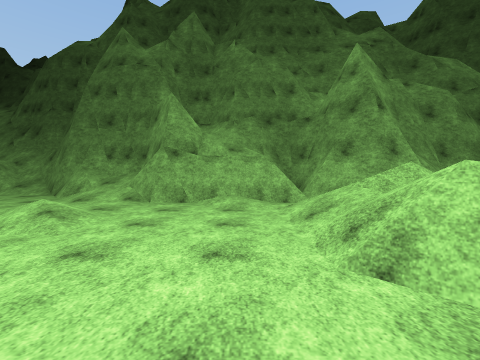
view 1 (above)

14 first-person views from a walk through a scene from a Unity 3-D project. The camera is 1.5 m above the floor, tilts 2° down and sees 90° across. The floor is counted in squares, 2 m on a side. Each view is taken from the middle of a square. On the plan, view 1 faces up. The plan holds only what a view shows up to about 9 squares ahead; the rest is blank. The place goes on beyond the plan. Surface patterns are stand-ins for the level's own textures.

view 2
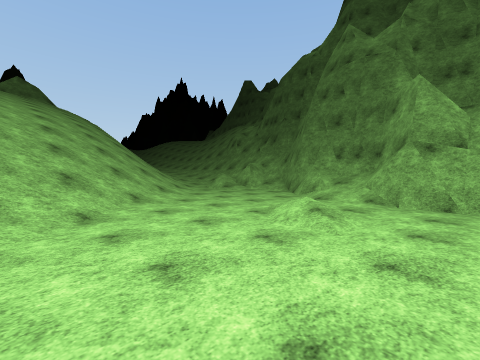

view 3
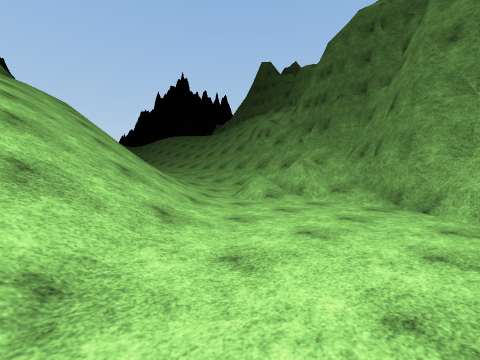

view 4
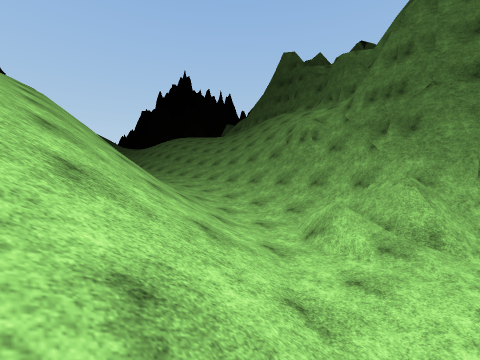

view 5
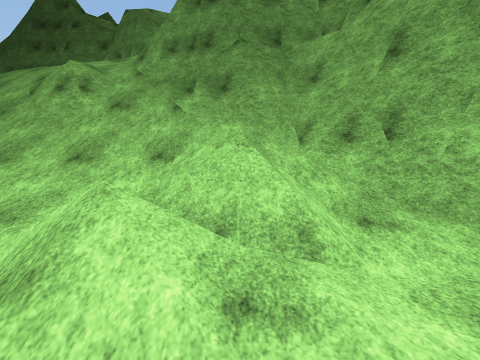

view 6
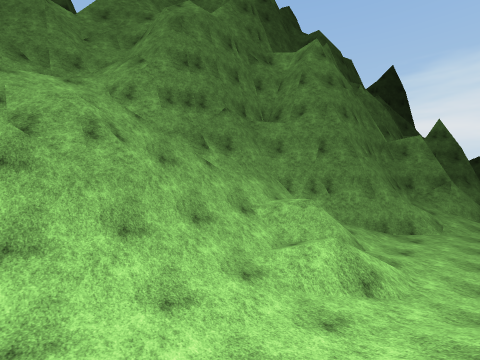

view 7
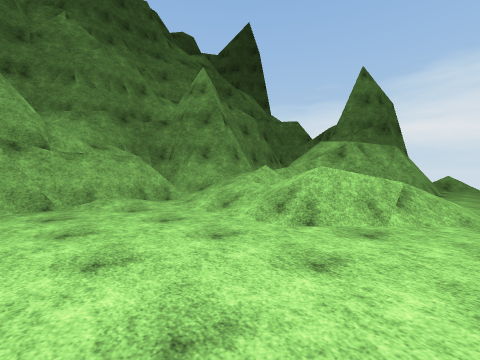

view 8
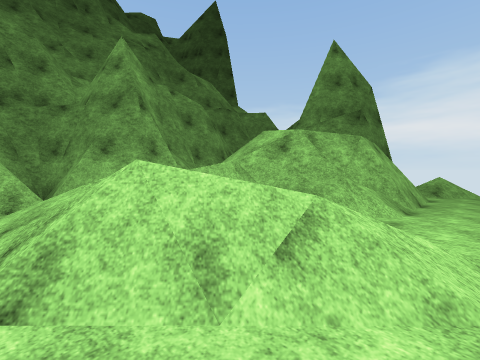

view 9
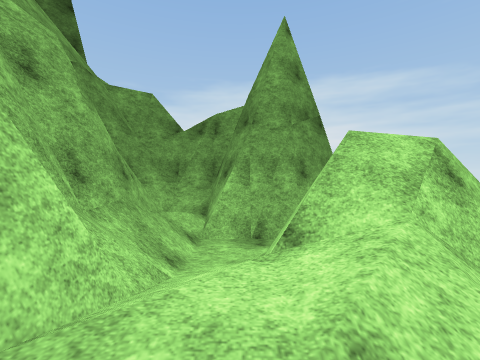

view 10
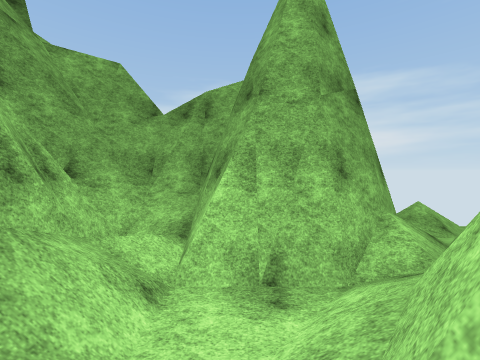

view 11
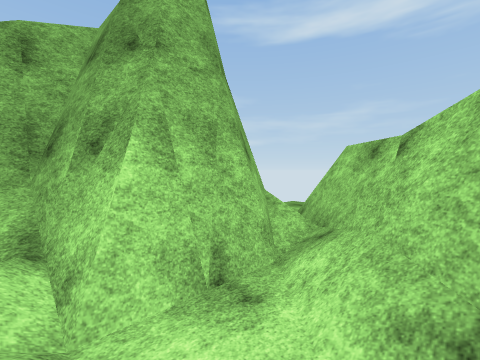

view 12
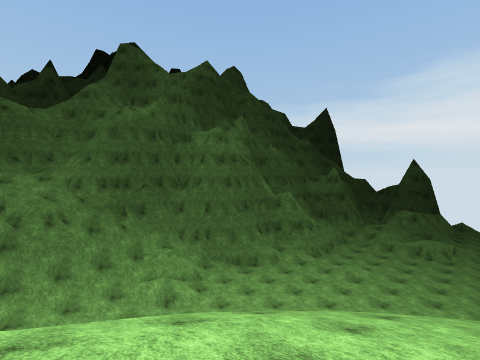

view 13
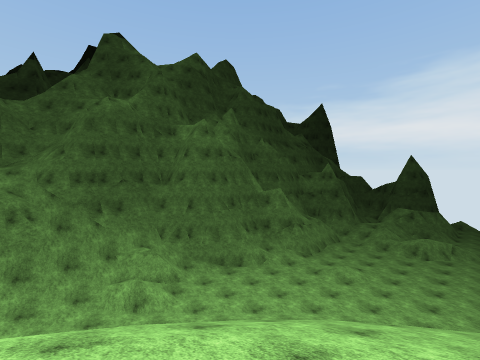

view 14
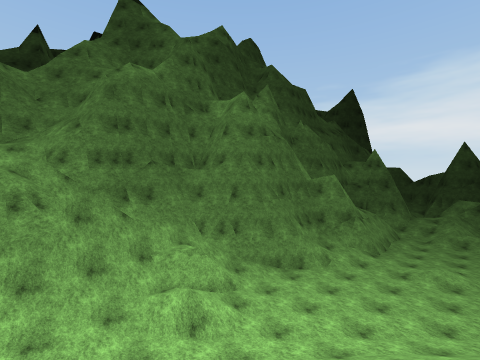

### Floor plan
Key: @ floor where view 1 was taken; # wall or solid block; x gap in a wall; . main floor; : floor 0.25 m higher than the main floor; + floor 0.5 m higher than the main floor; * floor 0.75 m higher than the main floor; % floor 1.25 m higher than the main floor; & floor 1.5 m higher than the main floor; $ floor 8.5 m higher than the main floor; / step, stairs or slope; = window, fence, low wall or low ledge.
Columns run from 14 left of view 1 to 10 right of it. Each row starts with its distance up from view 1.
 15 ####
 14 /$=#
 13 //##
 12 =//##
 11 /#x ####
 10 //////##
  9 ////=//##
  8 *++//=//####
  7 //+://...=/##############
  6 ////:.....:/####/###////#
  5 //////........../%&//.###
  4 ///////..../.../////#=##
  3 ////////.......////######
  2 /////////......=/  /###/#
  1  ////////.......=/ ./##./
  0 //////////....@../.......

Positions as (right, up) in squares from view 1, and headings:
1: (0, 0), facing up
2: (-1, 0), facing up-left
3: (-5, 2), facing up-left
4: (-8, 3), facing up-left
5: (-9, 6), facing up
6: (-14, 6), facing up-right
7: (-2, 0), facing up-right
8: (1, 0), facing up-right
9: (3, 5), facing right
10: (5, 5), facing right
11: (6, 6), facing down-right
12: (-14, 0), facing up-right
13: (-13, 0), facing up-right
14: (-13, 3), facing up-right
